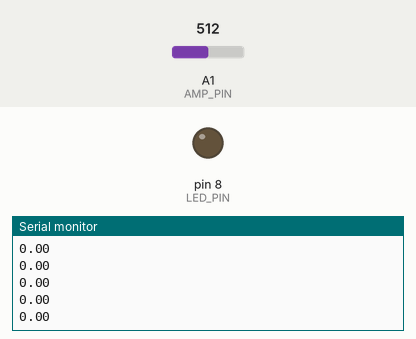
Bench run of a sketch on a simulated Arduino Uno, built with avr-gcc and run on an emulated ATmega328P. Shown: output pins drawn as LEDs (lit = HIGH), the last lines printed to the serial monitor. The test bench sets the inputs (shaded band); at power-on: A1 (AMP_PIN) = 512.

Above: at 1.2 s.
1.3 s: A1 (AMP_PIN) set to 109
At 1.32 s:
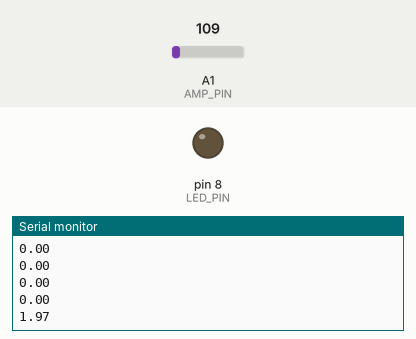
2.8 s: A1 (AMP_PIN) set to 94
At 2.82 s:
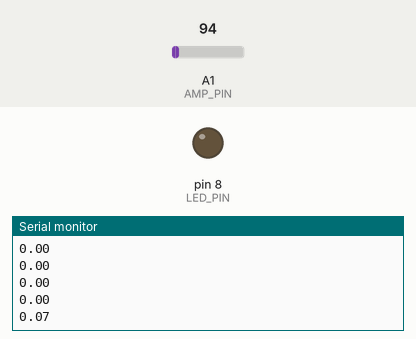
4.3 s: A1 (AMP_PIN) set to 489
At 4.32 s:
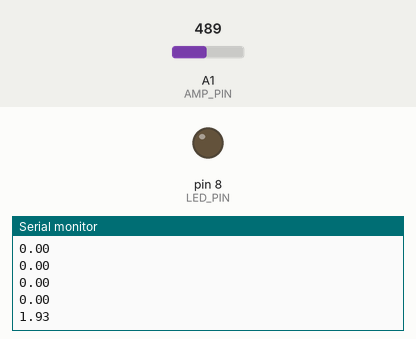
5.8 s: A1 (AMP_PIN) set to 516
At 5.82 s:
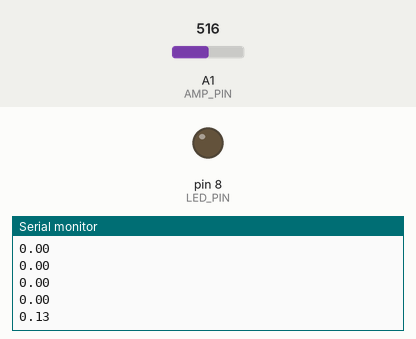
7.3 s: A1 (AMP_PIN) set to 908
At 7.32 s:
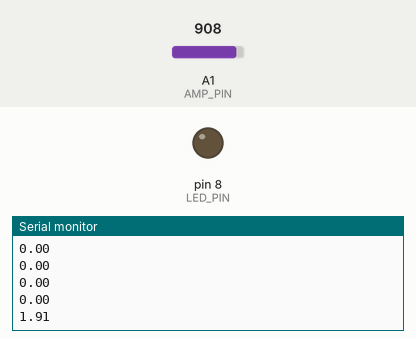
8.8 s: A1 (AMP_PIN) set to 941
At 8.82 s:
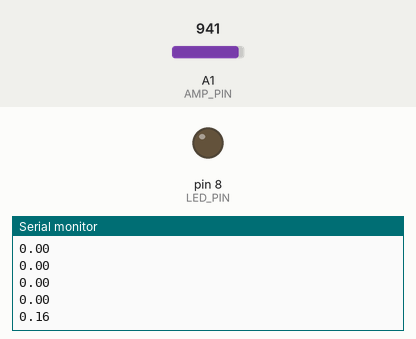
Timing chart, 0 to 11.3 s (numbered marks = the images above; inputs shaded):
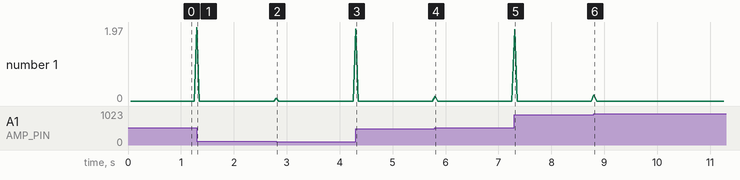

Measured:
- after the input at 1.3 s, the serial monitor: prints a new line at once (image 1)
- after the input at 2.8 s, the serial monitor: prints a new line at once (image 2)
- after the input at 4.3 s, the serial monitor: prints a new line at once (image 3)
- after the input at 5.8 s, the serial monitor: prints a new line at once (image 4)
- after the input at 7.3 s, the serial monitor: prints a new line at once (image 5)
- after the input at 8.8 s, the serial monitor: prints a new line at once (image 6)

The sketch:

mic-LED.ino
```cpp
const int sampleWindow = 50;
const int AMP_PIN = A1;
const int LED_PIN = 8;
unsigned int sample;
byte LED = LOW;
bool ready;

void setup()
{
  Serial.begin(9600);
  pinMode(LED_PIN, OUTPUT);
}

void loop()
{
  unsigned long startMillis = millis();
  unsigned int peakToPeak = 0;

  unsigned int signalMax = 0;
  unsigned int signalMin = 1024;
  sample = analogRead(AMP_PIN);

  while (millis() - startMillis < sampleWindow)
  {
    sample = analogRead(AMP_PIN);

    if (sample > signalMax)
    {
      signalMax = sample;  // save just the max levels
    }
    if (sample < signalMin)
    {
      signalMin = sample;  // save just the min levels
    }
  }

  peakToPeak = signalMax - signalMin;
  double volts = (peakToPeak * 5.0) / 1024;
  Serial.println(volts);

  if (ready && volts > 2 ) {
    LED = !LED;
    ready = false;
  }
  else if (volts < 1) {
    ready = true;
  }

  digitalWrite(LED_PIN, LED);

}
```
